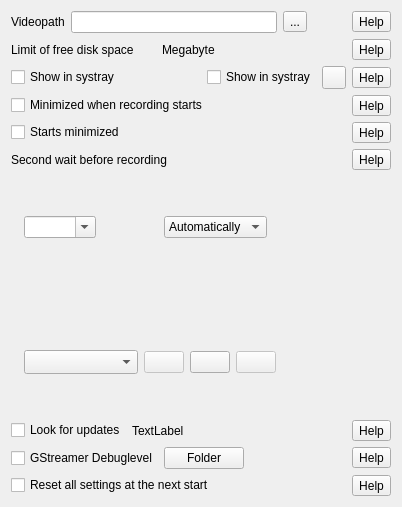
          <widget class="QWidget" name="tabMisc">
           <attribute name="icon">
            <iconset resource="screencast.qrc">
             <normaloff>:/pictures/screencast/preferences-system.png</normaloff>:/pictures/screencast/preferences-system.png</iconset>
           </attribute>
           <attribute name="title">
            <string notr="true"/>
           </attribute>
           <layout class="QVBoxLayout" name="verticalLayout_2">
            <item>
             <layout class="QGridLayout" name="gridLayout_8">
              <item row="10" column="0">
               <spacer name="verticalSpacer_23">
                <property name="orientation">
                 <enum>Qt::Vertical</enum>
                </property>
                <property name="sizeHint" stdset="0">
                 <size>
                  <width>20</width>
                  <height>40</height>
                 </size>
                </property>
               </spacer>
              </item>
              <item row="8" column="0">
               <spacer name="verticalSpacer_14">
                <property name="orientation">
                 <enum>Qt::Vertical</enum>
                </property>
                <property name="sizeHint" stdset="0">
                 <size>
                  <width>20</width>
                  <height>40</height>
                 </size>
                </property>
               </spacer>
              </item>
              <item row="1" column="2">
               <widget class="QToolButton" name="help_screencast_limitoffreediskspace">
                <property name="toolTip">
                 <string>Help</string>
                </property>
                <property name="text">
                 <string notr="true">Help</string>
                </property>
               </widget>
              </item>
              <item row="5" column="2">
               <widget class="QToolButton" name="help_screencast_SecondWaitBeforeRecording">
                <property name="toolTip">
                 <string>Help</string>
                </property>
                <property name="text">
                 <string notr="true">Help</string>
                </property>
               </widget>
              </item>
              <item row="0" column="0">
               <layout class="QHBoxLayout" name="horizontalLayout_25">
                <item>
                 <widget class="QFrame" name="frameVideoPath">
                  <property name="frameShape">
                   <enum>QFrame::NoFrame</enum>
                  </property>
                  <property name="frameShadow">
                   <enum>QFrame::Raised</enum>
                  </property>
                  <layout class="QHBoxLayout" name="horizontalLayout_20">
                   <property name="leftMargin">
                    <number>0</number>
                   </property>
                   <property name="topMargin">
                    <number>0</number>
                   </property>
                   <property name="bottomMargin">
                    <number>0</number>
                   </property>
                   <item>
                    <widget class="QLabel" name="LabelVideoPath">
                     <property name="text">
                      <string>Videopath</string>
                     </property>
                    </widget>
                   </item>
                   <item>
                    <widget class="QLineEdit" name="lineEditVideoPath">
                     <property name="text">
                      <string notr="true"/>
                     </property>
                     <property name="readOnly">
                      <bool>true</bool>
                     </property>
                    </widget>
                   </item>
                   <item>
                    <widget class="QToolButton" name="toolButtonVideoPath">
                     <property name="text">
                      <string notr="true">...</string>
                     </property>
                    </widget>
                   </item>
                  </layout>
                 </widget>
                </item>
               </layout>
              </item>
              <item row="7" column="0">
               <layout class="QGridLayout" name="gridLayout_14">
                <item row="0" column="3">
                 <spacer name="horizontalSpacer_52">
                  <property name="orientation">
                   <enum>Qt::Horizontal</enum>
                  </property>
                  <property name="sizeHint" stdset="0">
                   <size>
                    <width>40</width>
                    <height>20</height>
                   </size>
                  </property>
                 </spacer>
                </item>
                <item row="0" column="4">
                 <widget class="QLabel" name="label_20">
                  <property name="maximumSize">
                   <size>
                    <width>24</width>
                    <height>24</height>
                   </size>
                  </property>
                  <property name="text">
                   <string notr="true"/>
                  </property>
                  <property name="pixmap">
                   <pixmap resource="screencast.qrc">:/pictures/screencast/information.png</pixmap>
                  </property>
                  <property name="scaledContents">
                   <bool>true</bool>
                  </property>
                 </widget>
                </item>
                <item row="0" column="1">
                 <widget class="QComboBox" name="comboBoxLanguage">
                  <property name="editable">
                   <bool>true</bool>
                  </property>
                  <property name="currentText">
                   <string notr="true"/>
                  </property>
                  <property name="maxVisibleItems">
                   <number>12</number>
                  </property>
                  <property name="placeholderText">
                   <string notr="true"/>
                  </property>
                 </widget>
                </item>
                <item row="0" column="6">
                 <spacer name="horizontalSpacer_29">
                  <property name="orientation">
                   <enum>Qt::Horizontal</enum>
                  </property>
                  <property name="sizeHint" stdset="0">
                   <size>
                    <width>40</width>
                    <height>20</height>
                   </size>
                  </property>
                 </spacer>
                </item>
                <item row="0" column="5">
                 <widget class="QComboBox" name="comboBoxOnlineHelp">
                  <property name="currentText">
                   <string notr="true">Automatically</string>
                  </property>
                  <property name="sizeAdjustPolicy">
                   <enum>QComboBox::AdjustToContents</enum>
                  </property>
                  <item>
                   <property name="text">
                    <string>Automatically</string>
                   </property>
                  </item>
                 </widget>
                </item>
                <item row="0" column="0">
                 <widget class="QLabel" name="label_66">
                  <property name="maximumSize">
                   <size>
                    <width>28</width>
                    <height>28</height>
                   </size>
                  </property>
                  <property name="text">
                   <string notr="true"/>
                  </property>
                  <property name="pixmap">
                   <pixmap resource="screencast.qrc">:/pictures/screencast/world.png</pixmap>
                  </property>
                  <property name="scaledContents">
                   <bool>true</bool>
                  </property>
                 </widget>
                </item>
               </layout>
              </item>
              <item row="4" column="2">
               <widget class="QToolButton" name="help_screencast_startsminimized">
                <property name="toolTip">
                 <string>Help</string>
                </property>
                <property name="text">
                 <string notr="true">Help</string>
                </property>
               </widget>
              </item>
              <item row="2" column="0">
               <layout class="QHBoxLayout" name="horizontalLayout_21">
                <item>
                 <widget class="QFrame" name="frameShowInSystray">
                  <property name="frameShape">
                   <enum>QFrame::NoFrame</enum>
                  </property>
                  <property name="frameShadow">
                   <enum>QFrame::Raised</enum>
                  </property>
                  <layout class="QHBoxLayout" name="horizontalLayout_30">
                   <property name="spacing">
                    <number>0</number>
                   </property>
                   <property name="leftMargin">
                    <number>0</number>
                   </property>
                   <property name="topMargin">
                    <number>0</number>
                   </property>
                   <property name="rightMargin">
                    <number>0</number>
                   </property>
                   <property name="bottomMargin">
                    <number>0</number>
                   </property>
                   <item>
                    <widget class="QCheckBox" name="checkBoxShowInSystray">
                     <property name="text">
                      <string>Show in systray</string>
                     </property>
                    </widget>
                   </item>
                   <item>
                    <spacer name="horizontalSpacer_8">
                     <property name="orientation">
                      <enum>Qt::Horizontal</enum>
                     </property>
                     <property name="sizeHint" stdset="0">
                      <size>
                       <width>40</width>
                       <height>20</height>
                      </size>
                     </property>
                    </spacer>
                   </item>
                  </layout>
                 </widget>
                </item>
                <item>
                 <widget class="QFrame" name="frameShowInSystrayAlternative">
                  <property name="frameShape">
                   <enum>QFrame::NoFrame</enum>
                  </property>
                  <property name="frameShadow">
                   <enum>QFrame::Raised</enum>
                  </property>
                  <layout class="QHBoxLayout" name="horizontalLayout_18">
                   <property name="spacing">
                    <number>0</number>
                   </property>
                   <property name="leftMargin">
                    <number>0</number>
                   </property>
                   <property name="topMargin">
                    <number>0</number>
                   </property>
                   <property name="rightMargin">
                    <number>0</number>
                   </property>
                   <property name="bottomMargin">
                    <number>0</number>
                   </property>
                   <item>
                    <widget class="QCheckBox" name="checkBoxShowInSystrayAlternative">
                     <property name="text">
                      <string>Show in systray</string>
                     </property>
                    </widget>
                   </item>
                  </layout>
                 </widget>
                </item>
               </layout>
              </item>
              <item row="15" column="2">
               <widget class="QToolButton" name="help_screencast_deleteallsettings">
                <property name="toolTip">
                 <string>Help</string>
                </property>
                <property name="text">
                 <string notr="true">Help</string>
                </property>
               </widget>
              </item>
              <item row="4" column="0">
               <layout class="QHBoxLayout" name="horizontalLayout_31">
                <item>
                 <widget class="QCheckBox" name="checkBoxStartsMinimized">
                  <property name="text">
                   <string>Starts minimized</string>
                  </property>
                 </widget>
                </item>
               </layout>
              </item>
              <item row="6" column="0">
               <spacer name="verticalSpacer">
                <property name="orientation">
                 <enum>Qt::Vertical</enum>
                </property>
                <property name="sizeHint" stdset="0">
                 <size>
                  <width>20</width>
                  <height>40</height>
                 </size>
                </property>
               </spacer>
              </item>
              <item row="1" column="0">
               <layout class="QHBoxLayout" name="horizontalLayout_28">
                <item>
                 <widget class="QFrame" name="frameLimitOfFreeDiskSpace">
                  <property name="frameShape">
                   <enum>QFrame::NoFrame</enum>
                  </property>
                  <property name="frameShadow">
                   <enum>QFrame::Raised</enum>
                  </property>
                  <layout class="QHBoxLayout" name="horizontalLayout_27">
                   <property name="leftMargin">
                    <number>0</number>
                   </property>
                   <property name="topMargin">
                    <number>0</number>
                   </property>
                   <property name="bottomMargin">
                    <number>0</number>
                   </property>
                   <item>
                    <widget class="QLabel" name="label_10">
                     <property name="text">
                      <string>Limit of free disk space</string>
                     </property>
                    </widget>
                   </item>
                   <item>
                    <widget class="QLabel" name="label_11">
                     <property name="text">
                      <string>Megabyte</string>
                     </property>
                    </widget>
                   </item>
                  </layout>
                 </widget>
                </item>
               </layout>
              </item>
              <item row="13" column="2">
               <widget class="QToolButton" name="help_screencast_lookforupdates">
                <property name="toolTip">
                 <string>Help</string>
                </property>
                <property name="text">
                 <string>Help</string>
                </property>
               </widget>
              </item>
              <item row="3" column="0">
               <layout class="QHBoxLayout" name="horizontalLayout_23">
                <item>
                 <widget class="QCheckBox" name="checkBoxMinimizedWhenRecordingStarts">
                  <property name="text">
                   <string>Minimized when recording starts</string>
                  </property>
                 </widget>
                </item>
               </layout>
              </item>
              <item row="13" column="0">
               <layout class="QHBoxLayout" name="horizontalLayout_17">
                <item>
                 <widget class="QCheckBox" name="checkBoxLookForUpdates">
                  <property name="text">
                   <string>Look for updates</string>
                  </property>
                 </widget>
                </item>
                <item>
                 <widget class="QLabel" name="label_Upate_tab_4">
                  <property name="text">
                   <string notr="true">TextLabel</string>
                  </property>
                  <property name="openExternalLinks">
                   <bool>true</bool>
                  </property>
                 </widget>
                </item>
                <item>
                 <spacer name="horizontalSpacer_3">
                  <property name="orientation">
                   <enum>Qt::Horizontal</enum>
                  </property>
                  <property name="sizeHint" stdset="0">
                   <size>
                    <width>40</width>
                    <height>20</height>
                   </size>
                  </property>
                 </spacer>
                </item>
               </layout>
              </item>
              <item row="5" column="0">
               <layout class="QHBoxLayout" name="horizontalLayout_7">
                <property name="rightMargin">
                 <number>9</number>
                </property>
                <item>
                 <widget class="QLabel" name="label_18">
                  <property name="text">
                   <string>Second wait before recording</string>
                  </property>
                 </widget>
                </item>
                <item>
                 <spacer name="horizontalSpacer_44">
                  <property name="orientation">
                   <enum>Qt::Horizontal</enum>
                  </property>
                  <property name="sizeHint" stdset="0">
                   <size>
                    <width>40</width>
                    <height>20</height>
                   </size>
                  </property>
                 </spacer>
                </item>
               </layout>
              </item>
              <item row="2" column="2">
               <widget class="QToolButton" name="help_screencast_showinsystray">
                <property name="toolTip">
                 <string>Help</string>
                </property>
                <property name="text">
                 <string notr="true">Help</string>
                </property>
               </widget>
              </item>
              <item row="15" column="0">
               <widget class="QCheckBox" name="checkBoxResetAtNextStart">
                <property name="text">
                 <string>Reset all settings at the next start</string>
                </property>
               </widget>
              </item>
              <item row="9" column="0">
               <layout class="QHBoxLayout" name="horizontalLayout_darkMode">
                <item>
                 <widget class="QLabel" name="label_65">
                  <property name="maximumSize">
                   <size>
                    <width>28</width>
                    <height>28</height>
                   </size>
                  </property>
                  <property name="text">
                   <string notr="true"/>
                  </property>
                  <property name="pixmap">
                   <pixmap resource="screencast.qrc">:/pictures/screencast/day.png</pixmap>
                  </property>
                  <property name="scaledContents">
                   <bool>true</bool>
                  </property>
                 </widget>
                </item>
                <item>
                 <widget class="QLabel" name="label_63">
                  <property name="maximumSize">
                   <size>
                    <width>15</width>
                    <height>24</height>
                   </size>
                  </property>
                  <property name="text">
                   <string notr="true"/>
                  </property>
                  <property name="pixmap">
                   <pixmap resource="screencast.qrc">:/pictures/screencast/night.png</pixmap>
                  </property>
                  <property name="scaledContents">
                   <bool>true</bool>
                  </property>
                 </widget>
                </item>
                <item>
                 <spacer name="horizontalSpacer_12">
                  <property name="orientation">
                   <enum>Qt::Horizontal</enum>
                  </property>
                  <property name="sizeHint" stdset="0">
                   <size>
                    <width>40</width>
                    <height>20</height>
                   </size>
                  </property>
                 </spacer>
                </item>
               </layout>
              </item>
              <item row="0" column="2">
               <widget class="QToolButton" name="help_screencast_videopath">
                <property name="toolTip">
                 <string>Help</string>
                </property>
                <property name="text">
                 <string notr="true">Help</string>
                </property>
               </widget>
              </item>
              <item row="2" column="1">
               <widget class="QToolButton" name="toolButtonShowInSystrayAlternativeReset">
                <property name="toolTip">
                 <string>Reset</string>
                </property>
                <property name="text">
                 <string notr="true"/>
                </property>
                <property name="icon">
                 <iconset resource="screencast.qrc">
                  <normaloff>:/pictures/screencast/undo.png</normaloff>:/pictures/screencast/undo.png</iconset>
                </property>
               </widget>
              </item>
              <item row="3" column="2">
               <widget class="QToolButton" name="help_screencast_minimizedwhenrecordingstarts">
                <property name="toolTip">
                 <string>Help</string>
                </property>
                <property name="text">
                 <string notr="true">Help</string>
                </property>
               </widget>
              </item>
              <item row="14" column="0">
               <layout class="QHBoxLayout" name="horizontalLayout_36">
                <item>
                 <widget class="QCheckBox" name="checkBoxGstreamerDebugLevel">
                  <property name="text">
                   <string notr="true">GStreamer Debuglevel</string>
                  </property>
                 </widget>
                </item>
                <item>
                 <widget class="QPushButton" name="pushButtonGstreamerDebugLevel">
                  <property name="toolTip">
                   <string>Open folder</string>
                  </property>
                  <property name="text">
                   <string>Folder</string>
                  </property>
                 </widget>
                </item>
                <item>
                 <spacer name="horizontalSpacer_46">
                  <property name="orientation">
                   <enum>Qt::Horizontal</enum>
                  </property>
                  <property name="sizeHint" stdset="0">
                   <size>
                    <width>40</width>
                    <height>20</height>
                   </size>
                  </property>
                 </spacer>
                </item>
               </layout>
              </item>
              <item row="14" column="2">
               <widget class="QToolButton" name="help_screencast_gstreamerDebugLevel">
                <property name="text">
                 <string>Help</string>
                </property>
               </widget>
              </item>
              <item row="11" column="0">
               <widget class="QFrame" name="frameProfile">
                <property name="frameShape">
                 <enum>QFrame::NoFrame</enum>
                </property>
                <property name="frameShadow">
                 <enum>QFrame::Raised</enum>
                </property>
                <layout class="QHBoxLayout" name="horizontalLayout_13">
                 <property name="leftMargin">
                  <number>0</number>
                 </property>
                 <property name="topMargin">
                  <number>0</number>
                 </property>
                 <property name="rightMargin">
                  <number>0</number>
                 </property>
                 <property name="bottomMargin">
                  <number>0</number>
                 </property>
                 <item>
                  <widget class="QLabel" name="labelProfile">
                   <property name="maximumSize">
                    <size>
                     <width>24</width>
                     <height>24</height>
                    </size>
                   </property>
                   <property name="text">
                    <string notr="true"/>
                   </property>
                   <property name="pixmap">
                    <pixmap resource="screencast.qrc">:/pictures/screencast/profile.png</pixmap>
                   </property>
                   <property name="scaledContents">
                    <bool>true</bool>
                   </property>
                   <property name="wordWrap">
                    <bool>false</bool>
                   </property>
                  </widget>
                 </item>
                 <item>
                  <widget class="QComboBox" name="comboBoxProfile">
                   <property name="minimumSize">
                    <size>
                     <width>114</width>
                     <height>0</height>
                    </size>
                   </property>
                   <property name="currentText">
                    <string notr="true"/>
                   </property>
                   <property name="sizeAdjustPolicy">
                    <enum>QComboBox::AdjustToMinimumContentsLengthWithIcon</enum>
                   </property>
                  </widget>
                 </item>
                 <item>
                  <widget class="QPushButton" name="pushButtonProfileSave">
                   <property name="enabled">
                    <bool>false</bool>
                   </property>
                   <property name="toolTip">
                    <string notr="true">Save</string>
                   </property>
                   <property name="text">
                    <string notr="true"/>
                   </property>
                   <property name="icon">
                    <iconset resource="screencast.qrc">
                     <normaloff>:/pictures/screencast/profile-save.png</normaloff>:/pictures/screencast/profile-save.png</iconset>
                   </property>
                   <property name="iconSize">
                    <size>
                     <width>20</width>
                     <height>20</height>
                    </size>
                   </property>
                  </widget>
                 </item>
                 <item>
                  <widget class="QPushButton" name="pushButtonProfileNew">
                   <property name="toolTip">
                    <string notr="true">New</string>
                   </property>
                   <property name="text">
                    <string notr="true"/>
                   </property>
                   <property name="icon">
                    <iconset resource="screencast.qrc">
                     <normaloff>:/pictures/screencast/profile-new.png</normaloff>:/pictures/screencast/profile-new.png</iconset>
                   </property>
                   <property name="iconSize">
                    <size>
                     <width>20</width>
                     <height>20</height>
                    </size>
                   </property>
                  </widget>
                 </item>
                 <item>
                  <widget class="QPushButton" name="pushButtonProfileDelete">
                   <property name="enabled">
                    <bool>false</bool>
                   </property>
                   <property name="toolTip">
                    <string notr="true">Delete</string>
                   </property>
                   <property name="text">
                    <string notr="true"/>
                   </property>
                   <property name="icon">
                    <iconset resource="screencast.qrc">
                     <normaloff>:/pictures/screencast/profile-delete.png</normaloff>:/pictures/screencast/profile-delete.png</iconset>
                   </property>
                   <property name="iconSize">
                    <size>
                     <width>20</width>
                     <height>20</height>
                    </size>
                   </property>
                  </widget>
                 </item>
                 <item>
                  <spacer name="horizontalSpacer">
                   <property name="orientation">
                    <enum>Qt::Horizontal</enum>
                   </property>
                   <property name="sizeHint" stdset="0">
                    <size>
                     <width>40</width>
                     <height>20</height>
                    </size>
                   </property>
                  </spacer>
                 </item>
                </layout>
               </widget>
              </item>
              <item row="12" column="0">
               <spacer name="verticalSpacer_5">
                <property name="orientation">
                 <enum>Qt::Vertical</enum>
                </property>
                <property name="sizeHint" stdset="0">
                 <size>
                  <width>20</width>
                  <height>40</height>
                 </size>
                </property>
               </spacer>
              </item>
             </layout>
            </item>
           </layout>
          </widget>
